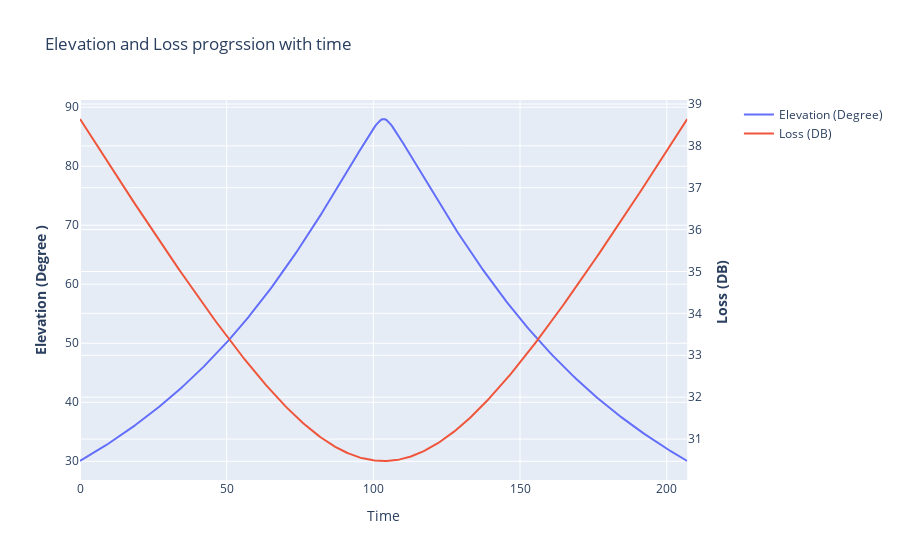

Write notebook code for a chart like this one.
### Code cell
fig = make_subplots(specs=[[{"secondary_y": True}]])

# Add traces
fig.add_trace(
    go.Scatter(x=df.index/2, y=df['elevation'], name="Elevation (Degree)"),
    secondary_y=False,
)

fig.add_trace(
    go.Scatter(x=df.index/2, y=-1*df['lossDB'], name="Loss (DB)"),
    secondary_y=True,
)

# Add figure title
fig.update_layout(
    title_text="Elevation and Loss progrssion with time"
)

# Set x-axis title
fig.update_xaxes(title_text="Time")

# Set y-axes titles
fig.update_yaxes(title_text="<b>Elevation (Degree )</b>" , secondary_y=False)
fig.update_yaxes(title_text="<b>Loss (DB) </b> ", secondary_y=True)


fig.show()

### Figure 1 — Plotly figure (JSON) as saved in the notebook; plotly's stock layout.template omitted (floating-point values rounded to 4 significant figures; data arrays with more than 128 entries replaced by an {"elided": "..."} marker saying what was removed)
{"data": [{"name": "Elevation (Degree)", "type": "scatter", "x": {"elided": "415 float values"}, "xaxis": "x", "y": {"elided": "415 float values"}, "yaxis": "y"}, {"name": "Loss (DB)", "type": "scatter", "x": {"elided": "415 float values"}, "xaxis": "x", "y": {"elided": "415 float values"}, "yaxis": "y2"}], "layout": {"title": {"text": "Elevation and Loss progrssion with time"}, "xaxis": {"anchor": "y", "domain": [0, 0.94], "title": {"text": "Time"}}, "yaxis": {"anchor": "x", "domain": [0, 1], "title": {"text": "<b>Elevation (Degree )</b>"}}, "yaxis2": {"anchor": "x", "overlaying": "y", "side": "right", "title": {"text": "<b>Loss (DB) </b> "}}}}
